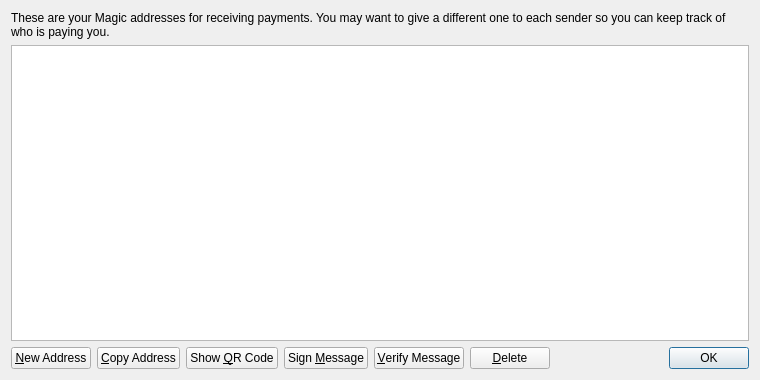
<?xml version="1.0" encoding="UTF-8"?>
<ui version="4.0">
 <class>AddressBookPage</class>
 <widget class="QWidget" name="AddressBookPage">
  <property name="geometry">
   <rect>
    <x>0</x>
    <y>0</y>
    <width>760</width>
    <height>380</height>
   </rect>
  </property>
  <property name="windowTitle">
   <string>Address Book</string>
  </property>
  <layout class="QVBoxLayout" name="verticalLayout">
   <item>
    <widget class="QLabel" name="labelExplanation">
     <property name="text">
      <string>These are your Magic addresses for receiving payments. You may want to give a different one to each sender so you can keep track of who is paying you.</string>
     </property>
     <property name="textFormat">
      <enum>Qt::PlainText</enum>
     </property>
     <property name="wordWrap">
      <bool>true</bool>
     </property>
    </widget>
   </item>
   <item>
    <widget class="QTableView" name="tableView">
     <property name="contextMenuPolicy">
      <enum>Qt::CustomContextMenu</enum>
     </property>
     <property name="toolTip">
      <string>Double-click to edit address or label</string>
     </property>
     <property name="tabKeyNavigation">
      <bool>false</bool>
     </property>
     <property name="alternatingRowColors">
      <bool>true</bool>
     </property>
     <property name="selectionMode">
      <enum>QAbstractItemView::SingleSelection</enum>
     </property>
     <property name="selectionBehavior">
      <enum>QAbstractItemView::SelectRows</enum>
     </property>
     <property name="sortingEnabled">
      <bool>true</bool>
     </property>
     <attribute name="verticalHeaderVisible">
      <bool>false</bool>
     </attribute>
    </widget>
   </item>
   <item>
    <layout class="QHBoxLayout" name="horizontalLayout">
     <item>
      <widget class="QPushButton" name="newAddressButton">
       <property name="toolTip">
        <string>Create a new address</string>
       </property>
       <property name="text">
        <string>&amp;New Address</string>
       </property>
       <property name="icon">
        <iconset resource="../bitcoin.qrc">
         <normaloff>:/icons/add</normaloff>:/icons/add</iconset>
       </property>
      </widget>
     </item>
     <item>
      <widget class="QPushButton" name="copyToClipboard">
       <property name="toolTip">
        <string>Copy the currently selected address to the system clipboard</string>
       </property>
       <property name="text">
        <string>&amp;Copy Address</string>
       </property>
       <property name="icon">
        <iconset resource="../bitcoin.qrc">
         <normaloff>:/icons/editcopy</normaloff>:/icons/editcopy</iconset>
       </property>
      </widget>
     </item>
     <item>
      <widget class="QPushButton" name="showQRCode">
       <property name="text">
        <string>Show &amp;QR Code</string>
       </property>
       <property name="icon">
        <iconset resource="../bitcoin.qrc">
         <normaloff>:/icons/qrcode</normaloff>:/icons/qrcode</iconset>
       </property>
      </widget>
     </item>
     <item>
      <widget class="QPushButton" name="signMessage">
       <property name="toolTip">
        <string>Sign a message to prove you own a Magic address</string>
       </property>
       <property name="text">
        <string>Sign &amp;Message</string>
       </property>
       <property name="icon">
        <iconset resource="../bitcoin.qrc">
         <normaloff>:/icons/edit</normaloff>:/icons/edit</iconset>
       </property>
      </widget>
     </item>
     <item>
      <widget class="QPushButton" name="verifyMessage">
       <property name="toolTip">
        <string>Verify a message to ensure it was signed with a specified Magic address</string>
       </property>
       <property name="text">
        <string>&amp;Verify Message</string>
       </property>
       <property name="icon">
        <iconset resource="../bitcoin.qrc">
         <normaloff>:/icons/transaction_0</normaloff>:/icons/transaction_0</iconset>
       </property>
      </widget>
     </item>
     <item>
      <widget class="QPushButton" name="deleteButton">
       <property name="toolTip">
        <string>Delete the currently selected address from the list</string>
       </property>
       <property name="text">
        <string>&amp;Delete</string>
       </property>
       <property name="icon">
        <iconset resource="../bitcoin.qrc">
         <normaloff>:/icons/remove</normaloff>:/icons/remove</iconset>
       </property>
      </widget>
     </item>
     <item>
      <spacer name="horizontalSpacer">
       <property name="orientation">
        <enum>Qt::Horizontal</enum>
       </property>
       <property name="sizeHint" stdset="0">
        <size>
         <width>40</width>
         <height>20</height>
        </size>
       </property>
      </spacer>
     </item>
     <item>
      <widget class="QDialogButtonBox" name="buttonBox">
       <property name="sizePolicy">
        <sizepolicy hsizetype="Maximum" vsizetype="Fixed">
         <horstretch>0</horstretch>
         <verstretch>0</verstretch>
        </sizepolicy>
       </property>
       <property name="standardButtons">
        <set>QDialogButtonBox::Ok</set>
       </property>
      </widget>
     </item>
    </layout>
   </item>
  </layout>
 </widget>
 <resources>
  <include location="../bitcoin.qrc"/>
 </resources>
 <connections/>
</ui>
